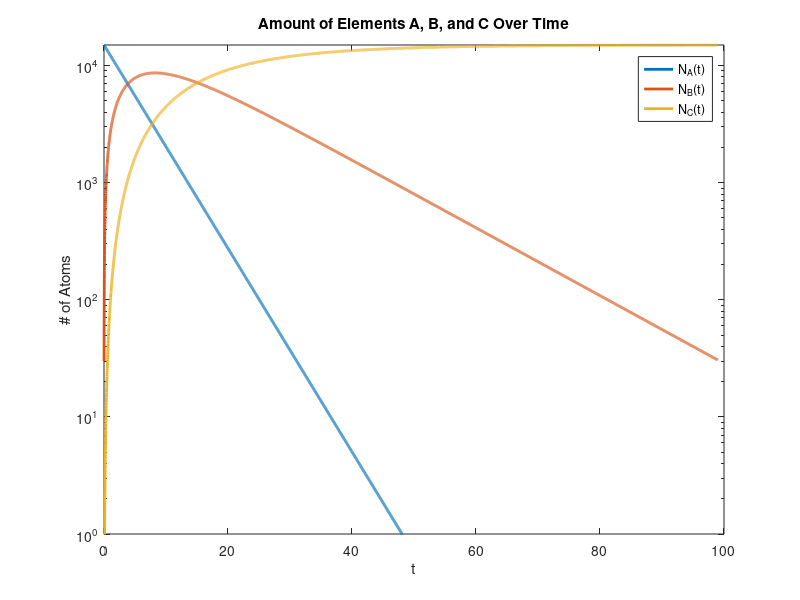

This figure's MATLAB source:
clear vars

x = [0:0.01:99]
y1 = 15000*exp(-0.2*x)
y2 = ((15000*0.2)/(1/15 - 1/5)) * (exp(-0.2*x) - exp(-(1/15)*x))
y3 = -7500*exp(-0.2*x) .* (3 * exp((2/15) * x) - 1) + 15000
semilogy(x,y1, 'LineWidth', 2)
ylim([1 15000])
hold on
plot(x,y2, 'LineWidth', 2)
plot(x,y3, 'LineWidth', 2)
hold off
legend('N_{A}(t)','N_{B}(t)','N_{C}(t)')
title("Amount of Elements A, B, and C Over Time")
ylabel('# of Atoms')
xlabel('t')
